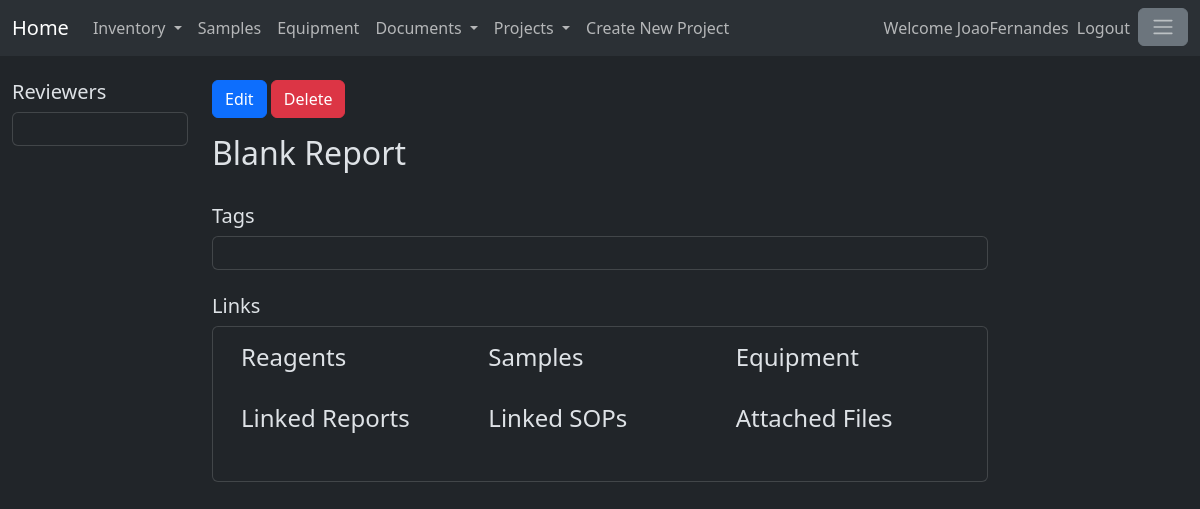
/reports/parent/1 (signed in), run on an earlier commit of the app's database.
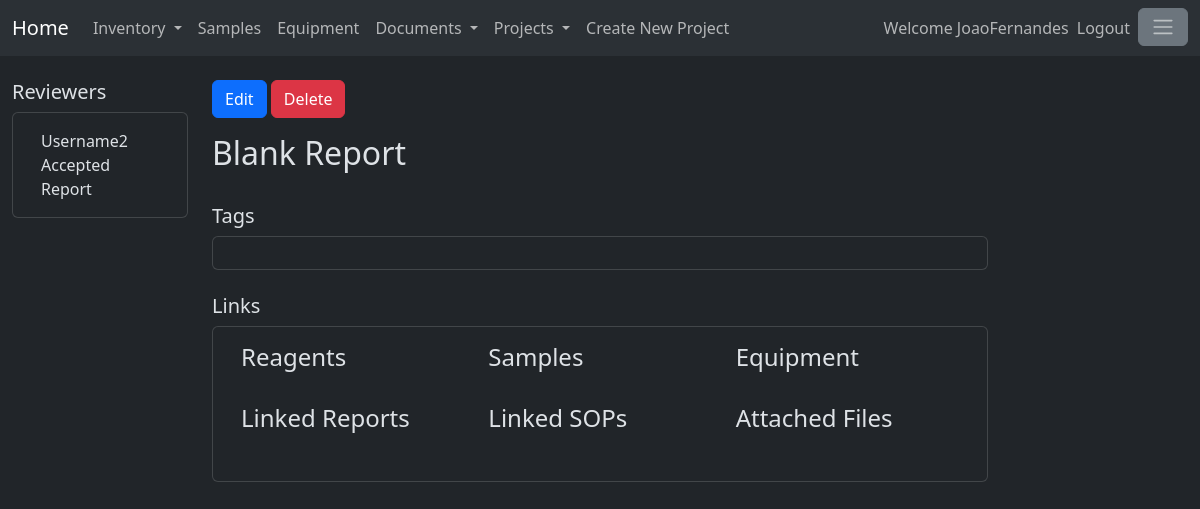
And on a later commit of the database.
### reports/models.py (models this page shows)
class ReportReviewers(models.Model):
    reviewer = models.ForeignKey(User,on_delete=models.SET_NULL, null=True)
    reviewDecision = models.CharField(max_length=10, default="")
    reviewed = models.BooleanField(default=False)
    reviewerSignature = models.CharField(max_length=200, null=True, blank=True, default="")
    def __str__(self) -> str:
        return self.reviewer.username

### reports/views.py (the view, shortened to what this page needs)
# urls.py: path('<str:projectname>/<int:id>', views.SpecificReport, name = 'specificReport'),
@login_required
def SpecificReport(response, projectname, id):
    reportInfo = Reports.objects.get(id=id)
    editors= reportInfo.canEditUsers.all()
    if not reportInfo.isEnabled:
        return redirect('reportList', projectname=projectname)
    elif reportInfo.project != Projects.objects.get(name=projectname):
        return redirect('reportList', projectname=projectname)
    else:
        reportReagentsList = reportInfo.linkedReagents.all()
        reportattachmentsList = reportInfo.linkedAttachment.all()
        reportLinkedReports = reportInfo.linkedReports.all()
        reportLinkedSOPs = reportInfo.linkedSOPs.all()
        reportLinkedSamples = reportInfo.linkedSamples.all()
        reportLinkedEquipment = reportInfo.linkedEquipments.all()
        tagsInReport = reportInfo.reportTags.all()
        reviewers = reportInfo.reportReviewers.all()
        projects=Projects.objects.all()
        projectform = CreateNewProject()
        return render(response, 'specificReport.html', {'reportInfo': reportInfo,
                                                        'reportReagents': reportReagentsList,
                                                        'reportLinkedReports':reportLinkedReports,
                                                        'reportLinkedSOPs' : reportLinkedSOPs,
                                                        'reportattachmentsList':reportattachmentsList,
                                                        'tagList':tagsInReport,
                                                        'reportLinkedSamples':reportLinkedSamples,
                                                        'reportLinkedEquipment' : reportLinkedEquipment,
                                                        'editors':editors,
                                                        'reviewerList':reviewers,
                                                        'projects' : projects,
                                                        'selectedProject': projectname,
                                                        'projectform' : projectform})

### reports/templates/specificReport.html (shortened to what this page needs)
{% extends 'baseReport.html' %}
{% block leftSide %}
<h5>Reviewers</h5>
<div class="card">
    <div class="card-body">
        <div class="container">
            <div class="row align-items-start">
                <div class="col">
                    {% for reviewer in reviewerList %}
                        {% include 'reportreviewer_detail_specific.html'%}
                    {% endfor %}
                </div>
            </div>
        </div>
    </div>
</div>
{% endblock %}
{% block content %}
{% if user in editors or user == reportInfo.owner %}
    <form method="post">
        <button  type="submit" name="edit_report" value="True" class="btn btn-primary">Edit</button>
        <button  type="submit" name="delete_report" value="True" class="btn btn-danger">Delete</button>
    </form>
{% endif %}
<h2 >{{reportInfo.title}}</h2>
<br>
<h5>Tags</h5>
<div class="card">
    <div class="card-body">
    </div>
</div>
<br>
<h5>Links</h5>
<div class="card">
    <div class="card-body">
        <div class="container">
            <div class="row align-items-start">
                <div class="col">
                    <h4>Reagents</h4>
                    <br>
                </div>
                <div class="col">
                    <h4>Samples</h4>
                    <br>
                </div>
                <div class="col">
                    <h4>Equipment</h4>
                    <br>
                </div>
            </div>
            <div class="row align-items-start">
                <div class="col">
                    <h4>Linked Reports</h4>
                    <br>
                </div>
                <div class="col">
                    <h4>Linked SOPs</h4>
                    <br>
                </div>
                <div class="col">
                    <h4>Attached Files</h4>
                    <br>
                </div>
            </div>
        </div>
    </div>
</div>
<br>
{% endblock %}

### reports/templates/reportreviewer_detail_specific.html (shortened to what this page needs)
<div hx-target="this" hx-swap="outerHTML">
    {{ reviewer }}
    {% if reviewer.reviewDecision == "ACCEPTED" %}
        Accepted Report
    {% elif reviewer.reviewDecision == "DECLINED"%}
        Declined Report
    {% endif %}
</div>

What changed in the data, as far as the page shows it:
added ReportReviewers: reviewer.username "Username2", reviewDecision "Accepted Report"
